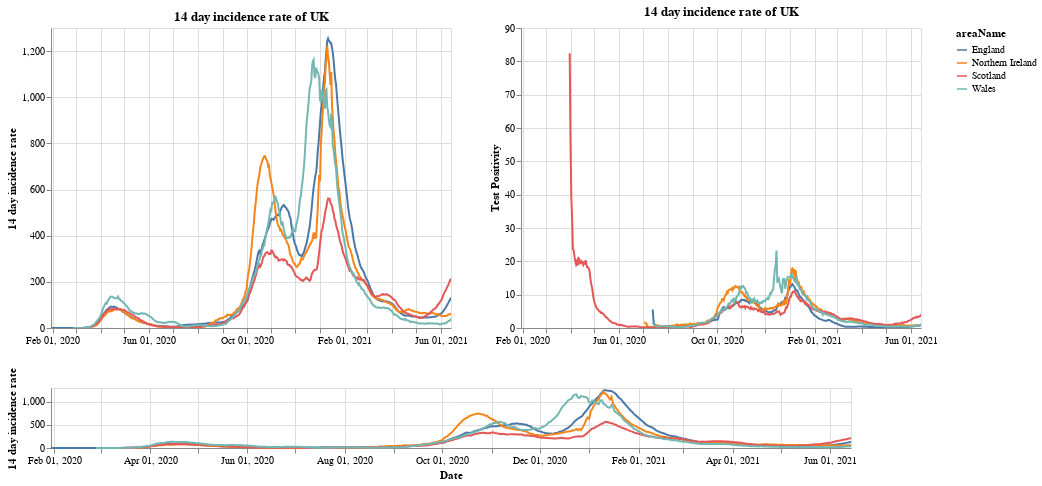

Notebook code cell kept with this figure:
### Markdown cell above
# Plots

First a plot with each country in the UK. The top right shows the positivity rate for (which is the percentage of registered tests which were positive) while the top left is the 14 day incidence rate. The bottom chart can be used to select the timeframe (does not work on a mobile device).

### Code cell
#collapse
brush = alt.selection(type='interval', name='DateBrush',encodings=['x'],fields=['Time'])
leg_selection = alt.selection_multi(fields=['areaName'], bind='legend')

base = alt.Chart(uk_cases).mark_line().encode(
    x=alt.X("yearmonthdate(date):T", axis=alt.Axis(title='Date')),
    y=alt.Y("twoWeeklyCasesRate:Q", axis=alt.Axis(title='14 day incidence rate')),
    tooltip=['areaName', 'date','twoWeeklyCasesRate', 'testPositivity'],
    color='areaName',
    opacity=alt.condition(leg_selection, alt.value(2), alt.value(0.1))
).add_selection(leg_selection).properties(width=400)

upper = base.encode(alt.X('yearmonthdate(date):T', axis=alt.Axis(title=''),
                         scale=alt.Scale(domain=brush))
                   ).properties(title=f'14 day incidence rate of UK')
upper_right = upper.encode(alt.Y('testPositivity:Q', axis=alt.Axis(title='Test Positivity')))
lower = base.properties(height=60, width = 800).add_selection(brush)

(upper | upper_right) & lower

### Figure 1 — Vega-Lite specification as saved in the notebook (floating-point values rounded to 4 significant figures; data arrays with more than 128 entries replaced by an {"elided": "..."} marker saying what was removed)
{"config": {"view": {"continuousWidth": 400, "continuousHeight": 300}}, "vconcat": [{"hconcat": [{"mark": "line", "encoding": {"color": {"type": "nominal", "field": "areaName"}, "opacity": {"condition": {"value": 2, "selection": "selector001"}, "value": 0.1}, "tooltip": [{"type": "nominal", "field": "areaName"}, {"type": "temporal", "field": "date"}, {"type": "quantitative", "field": "twoWeeklyCasesRate"}, {"type": "quantitative", "field": "testPositivity"}], "x": {"type": "temporal", "axis": {"title": ""}, "field": "date", "scale": {"domain": {"selection": "DateBrush"}}, "timeUnit": "yearmonthdate"}, "y": {"type": "quantitative", "axis": {"title": "14 day incidence rate"}, "field": "twoWeeklyCasesRate"}}, "selection": {"selector001": {"type": "multi", "fields": ["areaName"], "bind": "legend"}}, "title": "14 day incidence rate of UK", "width": 400}, {"mark": "line", "encoding": {"color": {"type": "nominal", "field": "areaName"}, "opacity": {"condition": {"value": 2, "selection": "selector001"}, "value": 0.1}, "tooltip": [{"type": "nominal", "field": "areaName"}, {"type": "temporal", "field": "date"}, {"type": "quantitative", "field": "twoWeeklyCasesRate"}, {"type": "quantitative", "field": "testPositivity"}], "x": {"type": "temporal", "axis": {"title": ""}, "field": "date", "scale": {"domain": {"selection": "DateBrush"}}, "timeUnit": "yearmonthdate"}, "y": {"type": "quantitative", "axis": {"title": "Test Positivity"}, "field": "testPositivity"}}, "selection": {"selector001": {"type": "multi", "fields": ["areaName"], "bind": "legend"}}, "title": "14 day incidence rate of UK", "width": 400}]}, {"mark": "line", "encoding": {"color": {"type": "nominal", "field": "areaName"}, "opacity": {"condition": {"value": 2, "selection": "selector001"}, "value": 0.1}, "tooltip": [{"type": "nominal", "field": "areaName"}, {"type": "temporal", "field": "date"}, {"type": "quantitative", "field": "twoWeeklyCasesRate"}, {"type": "quantitative", "field": "testPositivity"}], "x": {"type": "temporal", "axis": {"title": "Date"}, "field": "date", "timeUnit": "yearmonthdate"}, "y": {"type": "quantitative", "axis": {"title": "14 day incidence rate"}, "field": "twoWeeklyCasesRate"}}, "height": 60, "selection": {"selector001": {"type": "multi", "fields": ["areaName"], "bind": "legend"}, "DateBrush": {"type": "interval", "encodings": ["x"], "fields": ["Time"]}}, "width": 800}], "data": {"name": "data-9aee9f793cd3fd7f87890fe96aa7151d"}, "$schema": "https://vega.github.io/schema/vega-lite/v4.8.1.json", "datasets": {"data-9aee9f793cd3fd7f87890fe96aa7151d": {"elided": "1916 records"}}}
